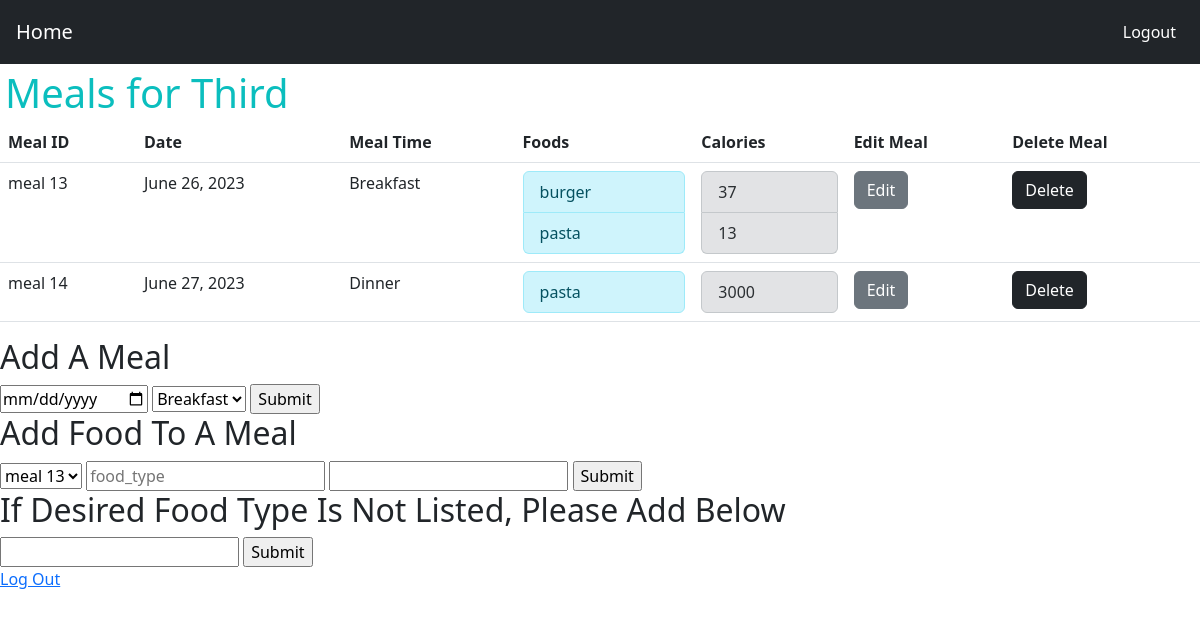
Screenshot of /CalTrack/ (signed in) with the database file from the repository.
### CalTrack/models.py (models this page shows)
class Consumer(AbstractUser):
    weight = models.CharField(max_length=64)
    dob = models.DateField(null=True)
    is_superuser = models.BooleanField(default=False)
    def __str__(self):
        return f"{self.username.capitalize()}"

class meal(models.Model):
    consumer = models.ForeignKey(Consumer, on_delete=models.CASCADE, related_name="meals")
    meal_time = models.ForeignKey(meal_time, on_delete=models.CASCADE, related_name="time")
    orderdate = models.DateField(null=True)
    def __str__(self):
        return f"meal {self.id}"

class meal_time(models.Model):
    typeofmeal = models.CharField(max_length=64)
    def __str__(self):
        return f"{self.typeofmeal}"

class Food(models.Model):
    food_type = models.ForeignKey(food_type, on_delete=models.CASCADE , related_name="main")
    meal = models.ForeignKey(meal, on_delete=models.CASCADE, related_name="foods")
    calories = models.IntegerField()
    def __str__(self):
        return f"{self.food_type}"

class food_type(models.Model):
    name = models.CharField(max_length=64)
    def __str__(self):
        return f"{self.name}"

### CalTrack/views.py (the view)
# urls.py: path("", views.index, name="index"),
def index(request):
    if not request.user.is_authenticated:
        return render(request, "users/login.html", {
                "message1" : "Please Login"
            })
    return render(request, "CalTrack/index.html",{
        "consumer" : request.user,
        "meals" : meal.objects.filter(consumer_id = request.user.id),
        "foods" : Food.objects.filter(meal__consumer_id = request.user.id),
        "meal_time" : meal_time.objects.all(),
        "food_type" : food_type.objects.all(),
    })

### CalTrack/templates/CalTrack/index.html (shortened to what this page needs)
{% extends "CalTrack/layout.html" %}
{% block body %}
    <h1 style="color :rgb(11, 190, 190); margin-left: 5px; margin-top: 5px; margin-bottom: 5px;"> Meals for {{consumer}}</h1>
    <table class="table">
        <thead>
            <th>Meal ID</th>
            <th>Date</th>
            <th>Meal Time</th>
            <th>Foods</th>
            <th>Calories</th>
            <th>Edit Meal</th>
            <th>Delete Meal</th>
        </thead>
        <tbody>
            {% for meal in meals %}
            <tr>
                <td>{{meal}}</td>
                <td>{{meal.orderdate}}</td>
                <td>{{meal.meal_time}}</td>
                <td>
                    <ul class="list-group">
                        {% for object in meal.foods.all %}
                        <li class="list-group-item list-group-item-info">{{object}}</li>
                        {% empty %}
                        <li>Please add a food</li>
                        {% endfor %}
                    </ul>
                </td>
                <td>
                    <ul class="list-group">
                    {% for object in meal.foods.all %}
                    <li class="list-group-item list-group-item-secondary">{{object.calories}}</li>
                    {% empty %}
                    <li>&ensp;N/A&emsp;</li>
                    {% endfor %}
                    </ul>
                </td>
                <td>
                    <form action="{% url 'CalTrack:editmealpage' meal.id %}" method="post">
                        <button type="submit" class="btn btn-secondary" name="Edit">Edit</button>
                    </form>
                </td>
                <td>
                    <form action="{% url 'CalTrack:deletemeal' meal.id %}" method="post">
                        <button type="submit" class="btn btn-dark" name="Delete">Delete</button>
                    </form>
                </td>
                {% empty %}
                <td>No Meals</td>
            </tr>
            {% endfor %}
        </tbody>
    </table>
    <h2>Add A Meal</h2>
    <form action="{% url 'CalTrack:addmeal' %}" method="post">
        <input type="date" name =date>
        <select name="meal_time" >
            {% for time in meal_time %}
                <option value="{{time.id}}">{{time}}</option>
            {% endfor %}
        </select>
        <input type="submit" name="Submit">
    </form>
    <h2>Add Food To A Meal</h2>
    <form action="{% url 'CalTrack:addfood' %}" method="post">
        <select name="meal">
            {% for meal in meals %}
                <option value="{{meal.id}}">{{meal}}</option>
            {% endfor %}
        </select>
        <input name="type" list="types" placeholder="food_type">
        <input type="number" name="calories">
        <input type="submit" name="Submit">
    </form>
    <h2>If Desired Food Type Is Not Listed, Please Add Below</h2>
    <form action="{% url 'CalTrack:addfoodtype' %}" method="post">
        <input type="text" name="Food_Type">
        <input type="submit" name="Submit">
    </form>
    <div>
        <a href="{% url 'logout' %}">Log Out</a>
    </div>
{% endblock %}

### rows the page displays
Consumer: username "Third"
meal: id "meal 13", orderdate "June 26, 2023", meal_time "Breakfast"
Food: food_type.name "burger", calories "37"
Food: food_type.name "pasta", calories "13"
meal: id "meal 14", orderdate "June 27, 2023", meal_time "Dinner"
Food: food_type.name "pasta", calories "3000"

### other values shown
form field meal_time "Breakfast"
form field meal "meal 13"
